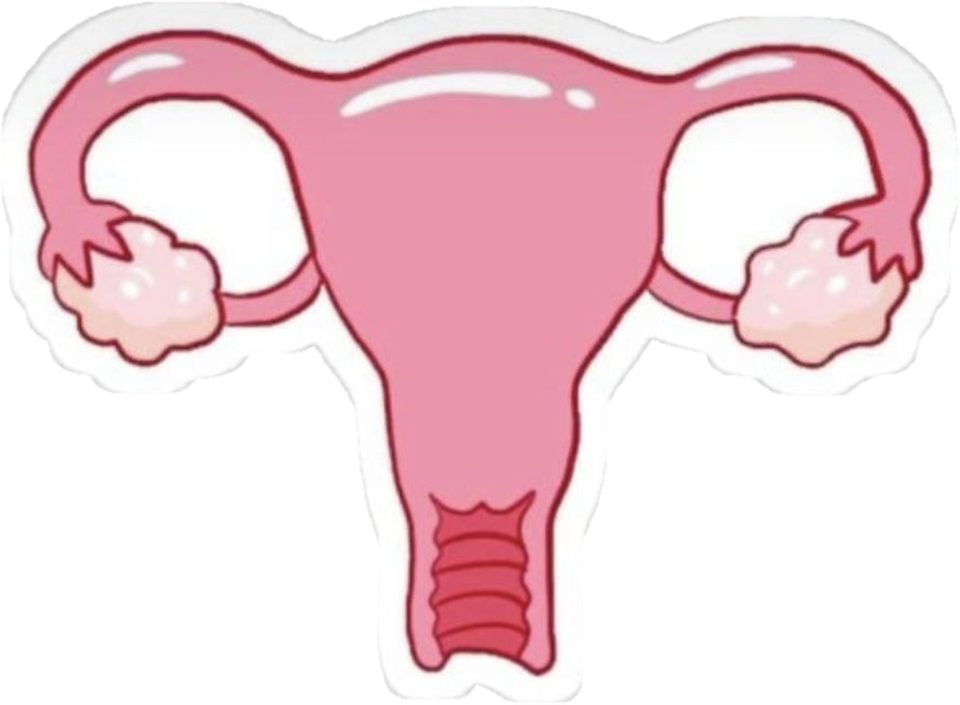
#> input picture BLUSHY_MAINAPP/assets/cycle_uterus.png, 3840 x 2817 px, found by its file name (shown at 1/4 size)
$ python extract_cycle_outline.py
#> lines starting #> are read from the running program, lines starting #| are printed output that depends on the picture
# -*- coding: utf-8 -*-
"""Traces the outer edge of assets/cycle_uterus.png for the cycle tracker.

    python tool/extract_cycle_outline.py

Writes lib/features/home/widgets/cycle_outline.dart: the sticker's outer
outline as a list of points in image space (0..1 on each axis), starting at
the top and running clockwise, plus the image's aspect ratio so the widget
can place it inside a BoxFit.contain image.

Outer edge, deliberately. The outline is found by a radial scan from the
sticker's centre: for each angle, the farthest opaque pixel. That follows the
outside surface and skips the gaps between the tubes and the body, which is
what a tracker running round the picture should do -- it is a lap of the
sticker, not a tour of its holes.

Rerun after rerunning prepare_cycle_image.py; the outline is of that file.
"""
import math

from PIL import Image

SOURCE = 'assets/cycle_uterus.png'
OUT = 'lib/features/home/widgets/cycle_outline.dart'
SAMPLES = 240
WORK_WIDTH = 900  # scanned at this width; the outline does not need 4K


def outline(alpha):
    w, h = alpha.size
    px = alpha.load()

    # The centre of the opaque area, not of the box: the sticker's mass sits
    # above its middle, and a scan from the box centre clips the tubes.
    total = sx = sy = 0
    for y in range(0, h, 2):
        for x in range(0, w, 2):
            if px[x, y] > 128:
                total += 1
                sx += x
                sy += y
    cx, cy = sx / total, sy / total

    reach = math.hypot(w, h)
    points = []
    for i in range(SAMPLES):
        # Start at the top (-90 degrees) and go clockwise, as a clock does.
        angle = -math.pi / 2 + 2 * math.pi * i / SAMPLES
        dx, dy = math.cos(angle), math.sin(angle)
        far = None
        r = reach
        while r > 0:
            x, y = int(cx + dx * r), int(cy + dy * r)
            if 0 <= x < w and 0 <= y < h and px[x, y] > 128:
                far = (x, y)
                break
            r -= 1
        points.append(far if far else (cx, cy))

    # Smoothed a little, so the JPEG's edge noise does not become wobble in
    # a 12px stroke.
    smoothed = []
    n = len(points)
    for i in range(n):
        xs = [points[(i + k) % n][0] for k in (-2, -1, 0, 1, 2)]
        ys = [points[(i + k) % n][1] for k in (-2, -1, 0, 1, 2)]
        smoothed.append((sum(xs) / 5, sum(ys) / 5))

    return [(x / w, y / h) for x, y in smoothed]


def main():
    img = Image.open(SOURCE)
#> img is the input picture: PIL image 3840x2817 RGBA; mean R, G, B, A 139.2, 109.2, 115.7, 150.8
    w, h = img.size
#> w = 3840; h = 2817
    scale = WORK_WIDTH / w
#> scale = 0.234
    alpha = img.getchannel('A').resize(
        (WORK_WIDTH, round(h * scale)), Image.BILINEAR)
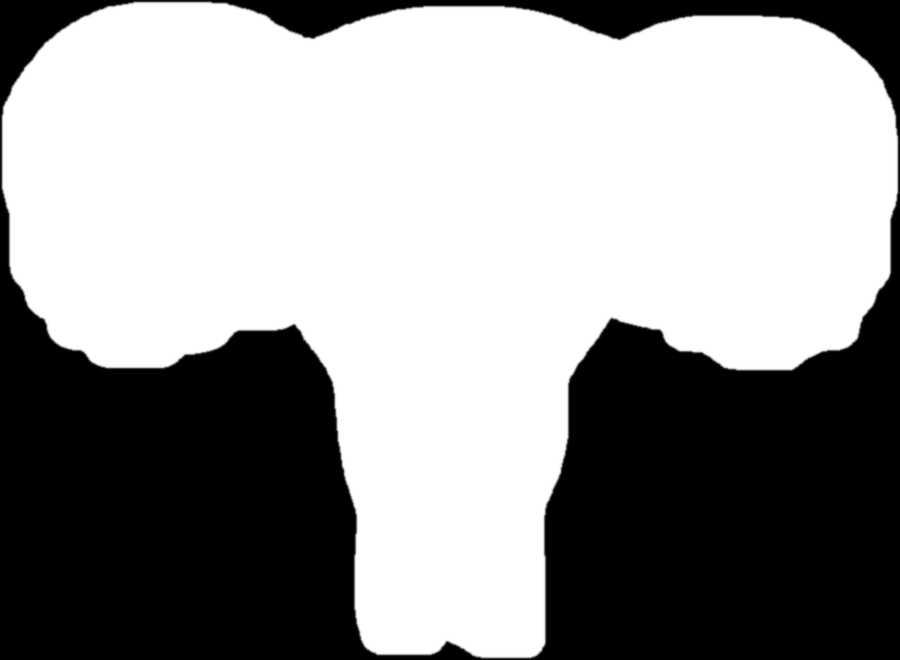
#> alpha: PIL image 900x660 L; min 0, max 255, mean 150.8
    points = outline(alpha)
#> points = 240 pairs, first value 0.00222 to 0.997, second value 0.00303 to 0.995

    lines = [
        "import 'package:flutter/painting.dart';",
        '',
        '// Generated by tool/extract_cycle_outline.py from assets/cycle_uterus.png.',
        '// Do not edit by hand: rerun the tool after changing the image.',
        '',
        '/// Width over height of the sticker image.',
        'const double cycleOutlineAspect = %.6f;' % (w / h),
        '',
        "/// The sticker's outer edge, in image space (0..1), from the top clockwise.",
        'const List<Offset> cycleOutlinePoints = [',
    ]
    for x, y in points:
        lines.append('  Offset(%.4f, %.4f),' % (x, y))
#> this loop made 240 passes
#> (x, y) on passes 1 to 3: (0.497, 0.00909), (0.504, 0.00909), (0.511, 0.00909)
#> after the loop, lines = 250 items
    lines.append('];')
    lines.append('')

    with open(OUT, 'w', encoding='utf-8') as f:
        f.write('\n'.join(lines))
    print('wrote %s with %d points' % (OUT, len(points)))
#| wrote lib/features/home/widgets/cycle_outline.dart with 240 points


if __name__ == '__main__':
    main()
